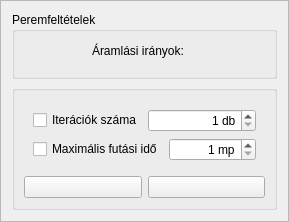
     <widget class="QFrame" name="frame">
      <property name="minimumSize">
       <size>
        <width>0</width>
        <height>0</height>
       </size>
      </property>
      <property name="frameShape">
       <enum>QFrame::StyledPanel</enum>
      </property>
      <property name="frameShadow">
       <enum>QFrame::Raised</enum>
      </property>
      <layout class="QVBoxLayout" name="verticalLayout_2">
       <item>
        <widget class="QGroupBox" name="gBBoundaryConditions">
         <property name="sizePolicy">
          <sizepolicy hsizetype="Expanding" vsizetype="Expanding">
           <horstretch>0</horstretch>
           <verstretch>0</verstretch>
          </sizepolicy>
         </property>
         <property name="title">
          <string>Peremfeltételek</string>
         </property>
         <layout class="QVBoxLayout" name="verticalLayout_19" stretch="0,1">
          <item>
           <layout class="QHBoxLayout" name="horizontalLayout_17">
            <item>
             <spacer name="horizontalSpacer_12">
              <property name="orientation">
               <enum>Qt::Horizontal</enum>
              </property>
              <property name="sizeHint" stdset="0">
               <size>
                <width>40</width>
                <height>20</height>
               </size>
              </property>
             </spacer>
            </item>
            <item>
             <widget class="QLabel" name="label_13">
              <property name="text">
               <string>Áramlási irányok:</string>
              </property>
             </widget>
            </item>
            <item>
             <widget class="QLabel" name="label_12">
              <property name="text">
               <string/>
              </property>
              <property name="pixmap">
               <pixmap resource="resources.qrc">:/images/axis</pixmap>
              </property>
              <property name="alignment">
               <set>Qt::AlignCenter</set>
              </property>
             </widget>
            </item>
            <item>
             <spacer name="horizontalSpacer_6">
              <property name="orientation">
               <enum>Qt::Horizontal</enum>
              </property>
              <property name="sizeHint" stdset="0">
               <size>
                <width>40</width>
                <height>20</height>
               </size>
              </property>
             </spacer>
            </item>
           </layout>
          </item>
          <item>
           <widget class="BoundaryConditionListWidget" name="widgetBoundaryConditions" native="true"/>
          </item>
         </layout>
        </widget>
       </item>
       <item>
        <widget class="QGroupBox" name="gBRun">
         <property name="title">
          <string/>
         </property>
         <layout class="QVBoxLayout" name="verticalLayout_9">
          <item>
           <widget class="QWidget" name="widgetRunConditions" native="true">
            <layout class="QVBoxLayout" name="verticalLayout_15">
             <item>
              <layout class="QHBoxLayout" name="horizontalLayout_14">
               <item>
                <widget class="QCheckBox" name="checkBoxMaxIteration">
                 <property name="text">
                  <string>Iterációk száma</string>
                 </property>
                </widget>
               </item>
               <item>
                <widget class="QSpinBox" name="spinBoxMaxIteration">
                 <property name="alignment">
                  <set>Qt::AlignRight|Qt::AlignTrailing|Qt::AlignVCenter</set>
                 </property>
                 <property name="suffix">
                  <string> db</string>
                 </property>
                 <property name="minimum">
                  <number>1</number>
                 </property>
                 <property name="maximum">
                  <number>16777215</number>
                 </property>
                </widget>
               </item>
              </layout>
             </item>
             <item>
              <layout class="QHBoxLayout" name="horizontalLayout_12">
               <item>
                <widget class="QCheckBox" name="checkBoxRunTime">
                 <property name="text">
                  <string>Maximális futási idő</string>
                 </property>
                </widget>
               </item>
               <item>
                <widget class="QSpinBox" name="spinBoxMaxRunTime">
                 <property name="alignment">
                  <set>Qt::AlignRight|Qt::AlignTrailing|Qt::AlignVCenter</set>
                 </property>
                 <property name="suffix">
                  <string> mp</string>
                 </property>
                 <property name="prefix">
                  <string/>
                 </property>
                 <property name="minimum">
                  <number>1</number>
                 </property>
                 <property name="maximum">
                  <number>16777215</number>
                 </property>
                </widget>
               </item>
              </layout>
             </item>
            </layout>
           </widget>
          </item>
          <item>
           <layout class="QHBoxLayout" name="horizontalLayout_4">
            <item>
             <widget class="QPushButton" name="pBStart">
              <property name="text">
               <string/>
              </property>
              <property name="icon">
               <iconset resource="resources.qrc">
                <normaloff>:/icons/icon_play</normaloff>:/icons/icon_play</iconset>
              </property>
             </widget>
            </item>
            <item>
             <widget class="QPushButton" name="pBStop">
              <property name="enabled">
               <bool>true</bool>
              </property>
              <property name="text">
               <string/>
              </property>
              <property name="icon">
               <iconset resource="resources.qrc">
                <normaloff>:/icons/icon_stop</normaloff>:/icons/icon_stop</iconset>
              </property>
             </widget>
            </item>
           </layout>
          </item>
         </layout>
        </widget>
       </item>
      </layout>
     </widget>
